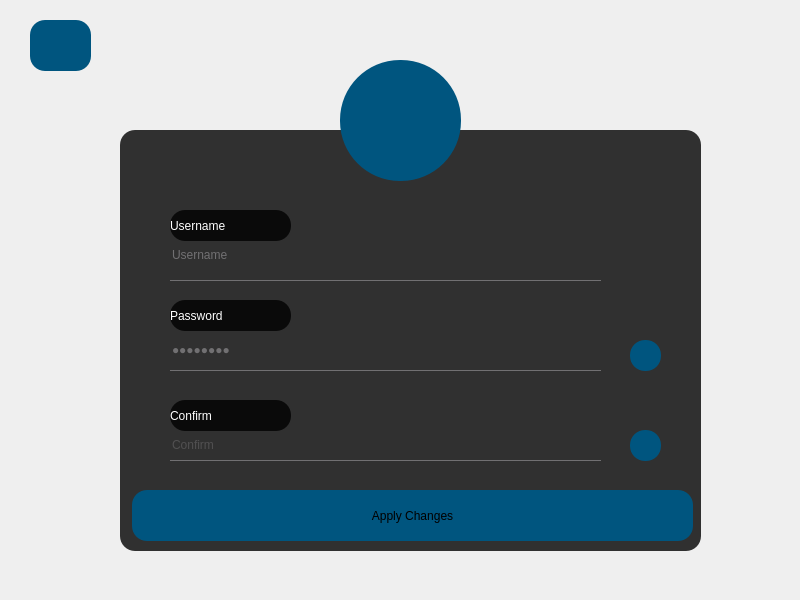
<?xml version="1.0" encoding="UTF-8"?>
<ui version="4.0">
 <class>EditProfile</class>
 <widget class="QDialog" name="EditProfile">
  <property name="geometry">
   <rect>
    <x>0</x>
    <y>0</y>
    <width>800</width>
    <height>600</height>
   </rect>
  </property>
  <property name="windowTitle">
   <string>Dialog</string>
  </property>
  <property name="styleSheet">
   <string notr="true">QDialog{
background-image: url(:/new/prefix1/image/iStock-697020460-scaled.jpg);
}

QFrame{
background:rgba(0,0,0,0.8);
border-radius:15px;
}

QToolButton{
border-radius:60px;
background-color: rgb(0, 85, 127);
}


QToolButton:hover{
background-color: rgb(0, 0, 127);
}


QLineEdit{
background:transparent;
border:none;
color:#717072;
border-bottom: 1px solid #717072;
font: 12pt &quot;Segoe UI&quot;;
}

QPushButton{
border-radius:15px;
background-color: rgb(0, 85, 127);
font: 900 14pt &quot;Segoe UI Black&quot;;
}


QPushButton:hover{
background-color: rgb(0, 0, 127);
}

QLabel{
color:white;
border-radius:15px;
font: 900 14pt &quot;Segoe UI Black&quot;;
}

</string>
  </property>
  <widget class="QFrame" name="frame">
   <property name="geometry">
    <rect>
     <x>120</x>
     <y>130</y>
     <width>581</width>
     <height>421</height>
    </rect>
   </property>
   <property name="frameShape">
    <enum>QFrame::StyledPanel</enum>
   </property>
   <property name="frameShadow">
    <enum>QFrame::Raised</enum>
   </property>
   <widget class="QLineEdit" name="lineEdit">
    <property name="geometry">
     <rect>
      <x>50</x>
      <y>100</y>
      <width>431</width>
      <height>51</height>
     </rect>
    </property>
    <property name="text">
     <string>Username</string>
    </property>
   </widget>
   <widget class="QLineEdit" name="lineEdit_2">
    <property name="geometry">
     <rect>
      <x>50</x>
      <y>200</y>
      <width>431</width>
      <height>41</height>
     </rect>
    </property>
    <property name="text">
     <string>Password</string>
    </property>
    <property name="echoMode">
     <enum>QLineEdit::Password</enum>
    </property>
   </widget>
   <widget class="QPushButton" name="pushButton">
    <property name="geometry">
     <rect>
      <x>12</x>
      <y>360</y>
      <width>561</width>
      <height>51</height>
     </rect>
    </property>
    <property name="text">
     <string>Apply Changes</string>
    </property>
   </widget>
   <widget class="QLabel" name="label">
    <property name="geometry">
     <rect>
      <x>50</x>
      <y>80</y>
      <width>121</width>
      <height>31</height>
     </rect>
    </property>
    <property name="text">
     <string>Username</string>
    </property>
   </widget>
   <widget class="QLabel" name="label_2">
    <property name="geometry">
     <rect>
      <x>50</x>
      <y>170</y>
      <width>121</width>
      <height>31</height>
     </rect>
    </property>
    <property name="text">
     <string>Password</string>
    </property>
   </widget>
   <widget class="QPushButton" name="pushButton_3">
    <property name="geometry">
     <rect>
      <x>510</x>
      <y>210</y>
      <width>31</width>
      <height>31</height>
     </rect>
    </property>
    <property name="text">
     <string/>
    </property>
    <property name="icon">
     <iconset resource="images.qrc">
      <normaloff>:/new/prefix1/image/4779893-200.png</normaloff>:/new/prefix1/image/4779893-200.png</iconset>
    </property>
    <property name="iconSize">
     <size>
      <width>30</width>
      <height>30</height>
     </size>
    </property>
   </widget>
   <widget class="QPushButton" name="pushButton_4">
    <property name="geometry">
     <rect>
      <x>510</x>
      <y>300</y>
      <width>31</width>
      <height>31</height>
     </rect>
    </property>
    <property name="text">
     <string/>
    </property>
    <property name="icon">
     <iconset resource="images.qrc">
      <normaloff>:/new/prefix1/image/4779893-200.png</normaloff>:/new/prefix1/image/4779893-200.png</iconset>
    </property>
    <property name="iconSize">
     <size>
      <width>30</width>
      <height>30</height>
     </size>
    </property>
   </widget>
   <widget class="QLabel" name="label_3">
    <property name="geometry">
     <rect>
      <x>50</x>
      <y>270</y>
      <width>121</width>
      <height>31</height>
     </rect>
    </property>
    <property name="text">
     <string>Confirm</string>
    </property>
   </widget>
   <widget class="QLineEdit" name="lineEdit_3">
    <property name="geometry">
     <rect>
      <x>50</x>
      <y>300</y>
      <width>431</width>
      <height>31</height>
     </rect>
    </property>
    <property name="placeholderText">
     <string>Confirm</string>
    </property>
   </widget>
  </widget>
  <widget class="QToolButton" name="toolButton">
   <property name="geometry">
    <rect>
     <x>340</x>
     <y>60</y>
     <width>121</width>
     <height>121</height>
    </rect>
   </property>
   <property name="text">
    <string/>
   </property>
   <property name="icon">
    <iconset resource="images.qrc">
     <normaloff>:/new/prefix1/image/3566345.png</normaloff>:/new/prefix1/image/3566345.png</iconset>
   </property>
   <property name="iconSize">
    <size>
     <width>70</width>
     <height>70</height>
    </size>
   </property>
  </widget>
  <widget class="QPushButton" name="pushButton_2">
   <property name="geometry">
    <rect>
     <x>30</x>
     <y>20</y>
     <width>61</width>
     <height>51</height>
    </rect>
   </property>
   <property name="text">
    <string/>
   </property>
   <property name="icon">
    <iconset resource="images.qrc">
     <normaloff>:/new/prefix1/image/93634.png</normaloff>:/new/prefix1/image/93634.png</iconset>
   </property>
   <property name="iconSize">
    <size>
     <width>30</width>
     <height>30</height>
    </size>
   </property>
  </widget>
 </widget>
 <resources>
  <include location="images.qrc"/>
 </resources>
 <connections/>
</ui>
